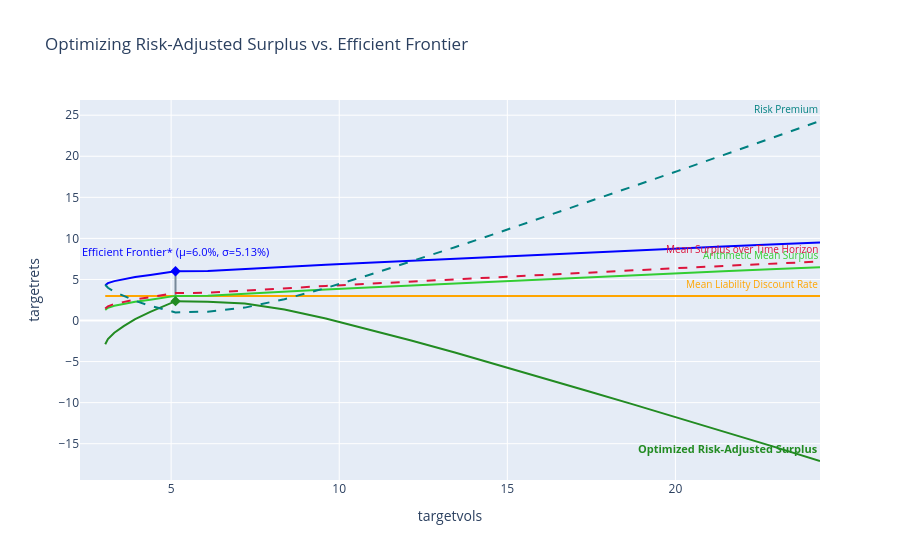

The notebook cell this image was saved under:
### Markdown cell above
## Interactive figures

The same two figures the app's Outputs page builds, for the inputs chosen above.

### Code cell
# Efficent frontier is same as original basic line
# Mean liability discount rate = the basic 3% shown on the illustrative table and page
# The "Arithmetic Mean Surplus" line = the Arithmetic Mean Surplus column in the df

# You can see that in your table: the column bottoms out at ~0.0009 in row 7,
# where the portfolio vol (6.09%) nearly equals your sigma input (6%), and
# grows as vol moves away from 6% in either direction. So BE Surplus_95% is
# 1.65 standard deviations of surplus risk — the buffer the portfolio must
# clear at 95% confidence — and it's why the risk-adjusted optimum lands near
# the frontier point whose volatility matches the liability's.
# update_graph now draws the Mean Surplus over Time Horizon and Risk Premium
# overlays itself, so the app and this notebook show the same figure.
surplus_fig, utility_fig = update_graph(discount_rate, sigma)

# Optional overlay: the 95% break-even surplus hurdle (z=1.65 x surplus std
# dev). The figure's y-axis is in percent, so plot the
# 'Output BE (95% BE x 100)' column, which is 'BE Surplus_95%' x 100.
surplus_table = update_mean(discount_rate, sigma)
# surplus_fig.add_scatter(x=surplus_table['targetvols'],
#                         y=surplus_table['Output BE (95% BE x 100)'],
#                         mode='lines', name='BE Surplus 95%',
#                         line=dict(color='purple', dash='dash'))

surplus_fig.show()

### Figure 1 — Plotly figure (JSON) as saved in the notebook; plotly's stock layout.template omitted (floating-point values rounded to 4 significant figures)
{"data": [{"hovertemplate": "type=efficient frontier<br>targetvols=%{x}<br>targetrets=%{y}<extra></extra>", "legendgroup": "efficient frontier", "line": {"color": "blue", "dash": "solid"}, "marker": {"symbol": "circle"}, "mode": "lines", "name": "efficient frontier", "orientation": "v", "showlegend": true, "type": "scatter", "x": [3.04, 3.12, 3.31, 3.59, 3.93, 4.38, 5.13, 6.09, 7.19, 8.37, 9.6, 10.86, 12.14, 13.44, 14.76, 16.08, 17.41, 18.74, 20.08, 21.42, 22.82, 24.3], "xaxis": "x", "y": [4.3, 4.55, 4.8, 5.04, 5.29, 5.54, 6, 6.03, 6.28, 6.53, 6.78, 7.02, 7.27, 7.52, 7.77, 8.01, 8.26, 8.51, 8.76, 9, 9.25, 9.5], "yaxis": "y"}, {"hovertemplate": "type=mean liability<br>targetvols=%{x}<br>targetrets=%{y}<extra></extra>", "legendgroup": "mean liability", "line": {"color": "orange", "dash": "solid"}, "marker": {"symbol": "circle"}, "mode": "lines", "name": "mean liability", "orientation": "v", "showlegend": true, "type": "scatter", "x": [3.04, 3.12, 3.31, 3.59, 3.93, 4.38, 5.13, 6.09, 7.19, 8.37, 9.6, 10.86, 12.14, 13.44, 14.76, 16.08, 17.41, 18.74, 20.08, 21.42, 22.82, 24.3], "xaxis": "x", "y": [3, 3, 3, 3, 3, 3, 3, 3, 3, 3, 3, 3, 3, 3, 3, 3, 3, 3, 3, 3, 3, 3], "yaxis": "y"}, {"hovertemplate": "type=risk adjusted surplus<br>targetvols=%{x}<br>targetrets=%{y}<extra></extra>", "legendgroup": "risk adjusted surplus", "line": {"color": "forestgreen", "dash": "solid"}, "marker": {"symbol": "circle"}, "mode": "lines", "name": "risk adjusted surplus", "orientation": "v", "showlegend": true, "type": "scatter", "x": [3.04, 3.12, 3.31, 3.59, 3.93, 4.38, 5.13, 6.09, 7.19, 8.37, 9.6, 10.86, 12.14, 13.44, 14.76, 16.08, 17.41, 18.74, 20.08, 21.42, 22.82, 24.3], "xaxis": "x", "y": [-2.898, -2.252, -1.494, -0.6835, 0.17, 1.043, 2.356, 2.298, 2.085, 1.336, 0.2539, -1.043, -2.432, -3.904, -5.44, -7.021, -8.611, -10.21, -11.84, -13.5, -15.23, -17.1], "yaxis": "y"}, {"hovertemplate": "type=optimized volatility (nearest discrete portfolio)<br>targetvols=%{x}<br>targetrets=%{y}<extra></extra>", "legendgroup": "optimized volatility (nearest discrete portfolio)", "line": {"color": "lightslategrey", "dash": "solid"}, "marker": {"symbol": "circle"}, "mode": "lines", "name": "optimized volatility (nearest discrete portfolio)", "orientation": "v", "showlegend": true, "type": "scatter", "x": [5.13, 5.13], "xaxis": "x", "y": [2.356, 6], "yaxis": "y"}, {"hovertemplate": "type=arithmetic mean surplus<br>targetvols=%{x}<br>targetrets=%{y}<extra></extra>", "legendgroup": "arithmetic mean surplus", "line": {"color": "limegreen", "dash": "solid"}, "marker": {"symbol": "circle"}, "mode": "lines", "name": "arithmetic mean surplus", "orientation": "v", "showlegend": true, "type": "scatter", "x": [3.04, 3.12, 3.31, 3.59, 3.93, 4.38, 5.13, 6.09, 7.19, 8.37, 9.6, 10.86, 12.14, 13.44, 14.76, 16.08, 17.41, 18.74, 20.08, 21.42, 22.82, 24.3], "xaxis": "x", "y": [1.3, 1.55, 1.8, 2.04, 2.29, 2.54, 3, 3.03, 3.28, 3.53, 3.78, 4.02, 4.27, 4.52, 4.77, 5.01, 5.26, 5.51, 5.76, 6, 6.25, 6.5], "yaxis": "y"}, {"marker": {"color": "blue", "size": 8, "symbol": "diamond"}, "mode": "markers", "name": "Optimized EF Portfolio", "type": "scatter", "x": [5.13], "y": [6]}, {"marker": {"color": "forestgreen", "size": 8, "symbol": "diamond"}, "mode": "markers", "name": "Optimized Risk-Adjusted Surplus (nearest discrete portfolio)", "type": "scatter", "x": [5.13], "y": [2.356]}, {"line": {"color": "crimson", "dash": "dash"}, "mode": "lines", "name": "Mean Surplus over Time Horizon", "type": "scatter", "x": [3.04, 3.12, 3.31, 3.59, 3.93, 4.38, 5.13, 6.09, 7.19, 8.37, 9.6, 10.86, 12.14, 13.44, 14.76, 16.08, 17.41, 18.74, 20.08, 21.42, 22.82, 24.3], "y": [1.457, 1.736, 2.015, 2.282, 2.56, 2.838, 3.347, 3.381, 3.657, 3.933, 4.209, 4.473, 4.748, 5.023, 5.298, 5.561, 5.835, 6.108, 6.382, 6.644, 6.916, 7.189]}, {"line": {"color": "teal", "dash": "dash"}, "mode": "lines", "name": "Risk Premium", "type": "scatter", "x": [3.04, 3.12, 3.31, 3.59, 3.93, 4.38, 5.13, 6.09, 7.19, 8.37, 9.6, 10.86, 12.14, 13.44, 14.76, 16.08, 17.41, 18.74, 20.08, 21.42, 22.82, 24.3], "y": [4.355, 3.988, 3.509, 2.966, 2.39, 1.794, 0.9909, 1.082, 1.572, 2.597, 3.955, 5.516, 7.181, 8.927, 10.74, 12.58, 14.45, 16.32, 18.22, 20.14, 22.15, 24.29]}], "layout": {"annotations": [{"arrowhead": 1, "font": {"color": "blue", "size": 11}, "showarrow": false, "text": "Efficient Frontier* (µ=6.0%, σ=5.13%)", "x": 5.13, "y": 6, "yanchor": "bottom", "yshift": 10}, {"arrowhead": 1, "font": {"color": "forestgreen", "size": 11}, "showarrow": false, "text": "<b>Optimized Risk-Adjusted Surplus</b>", "x": 24.3, "xanchor": "right", "y": -17.1, "yanchor": "bottom", "yshift": 3}, {"arrowhead": 1, "font": {"color": "orange", "size": 10}, "showarrow": false, "text": "Mean Liability Discount Rate", "x": 24.3, "xanchor": "right", "y": 3, "yanchor": "bottom", "yshift": 3}, {"arrowhead": 1, "font": {"color": "limegreen", "size": 10}, "showarrow": false, "text": "Arithmetic Mean Surplus", "x": 24.3, "xanchor": "right", "y": 6.5, "yanchor": "bottom", "yshift": 3}, {"arrowhead": 1, "font": {"color": "crimson", "size": 10}, "showarrow": false, "text": "Mean Surplus over Time Horizon", "x": 24.3, "xanchor": "right", "y": 7.189, "yanchor": "bottom", "yshift": 3}, {"arrowhead": 1, "font": {"color": "teal", "size": 10}, "showarrow": false, "text": "Risk Premium", "x": 24.3, "xanchor": "right", "y": 24.29, "yanchor": "bottom", "yshift": 3}], "legend": {"title": {"text": "type"}, "tracegroupgap": 0, "x": 0.15, "xanchor": "left", "y": 0.01, "yanchor": "bottom"}, "showlegend": false, "title": {"text": "Optimizing Risk-Adjusted Surplus vs. Efficient Frontier"}, "xaxis": {"anchor": "y", "domain": [0, 1], "title": {"text": "targetvols"}}, "yaxis": {"anchor": "x", "domain": [0, 1], "title": {"text": "targetrets"}}}}
